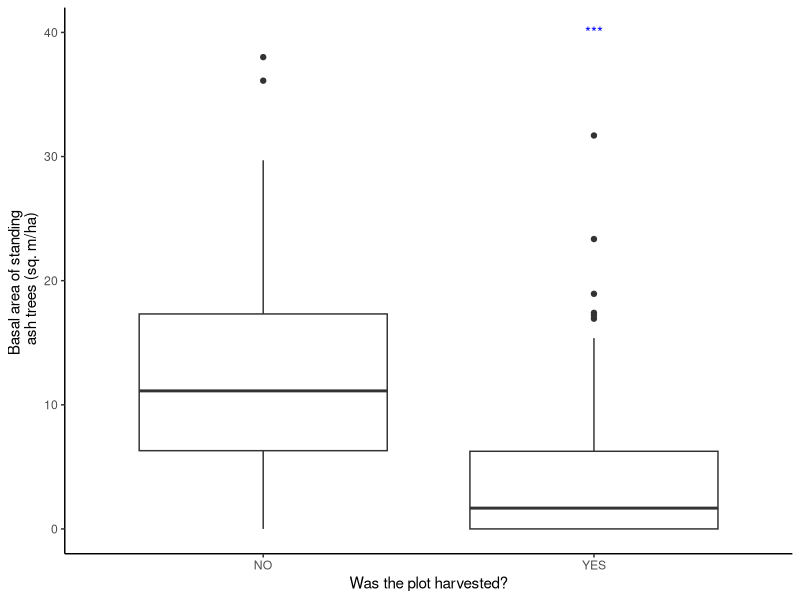
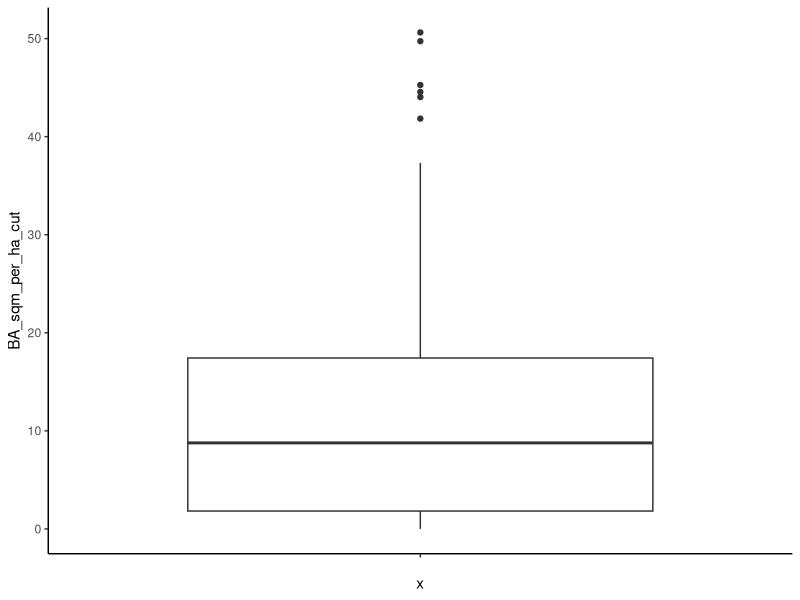
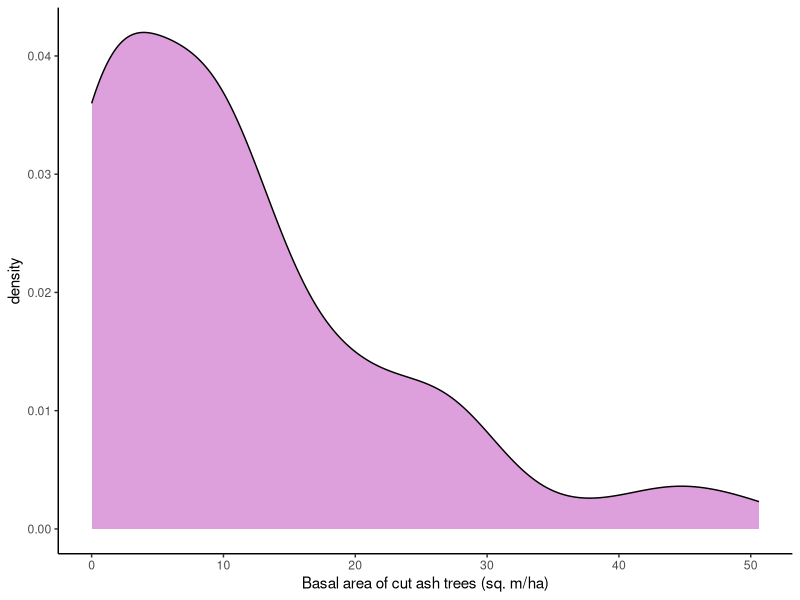
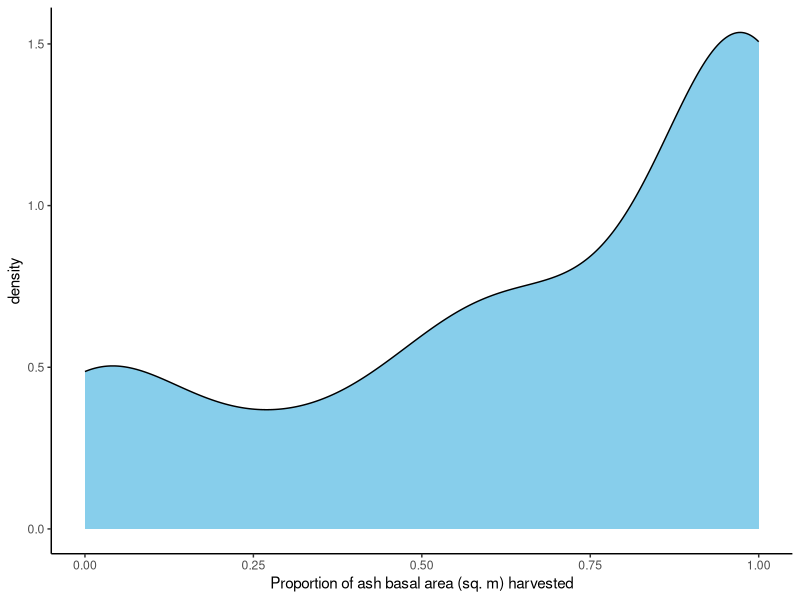
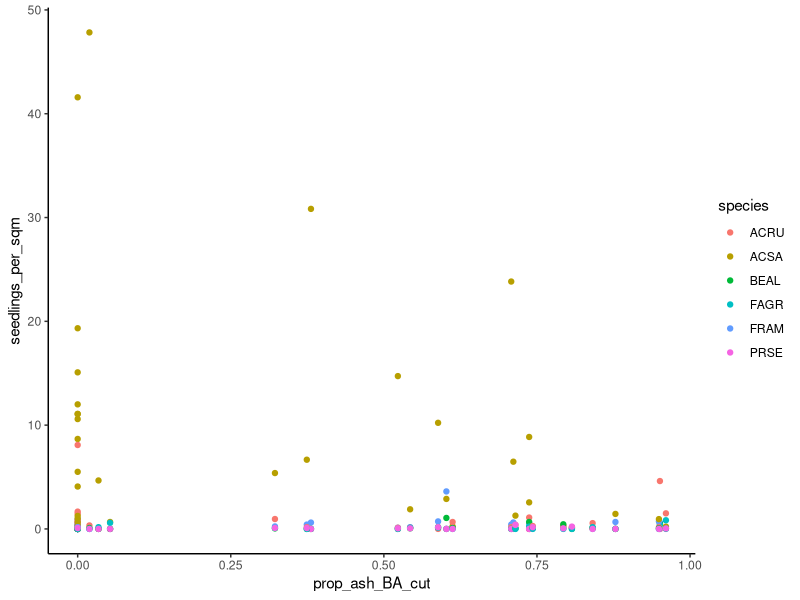
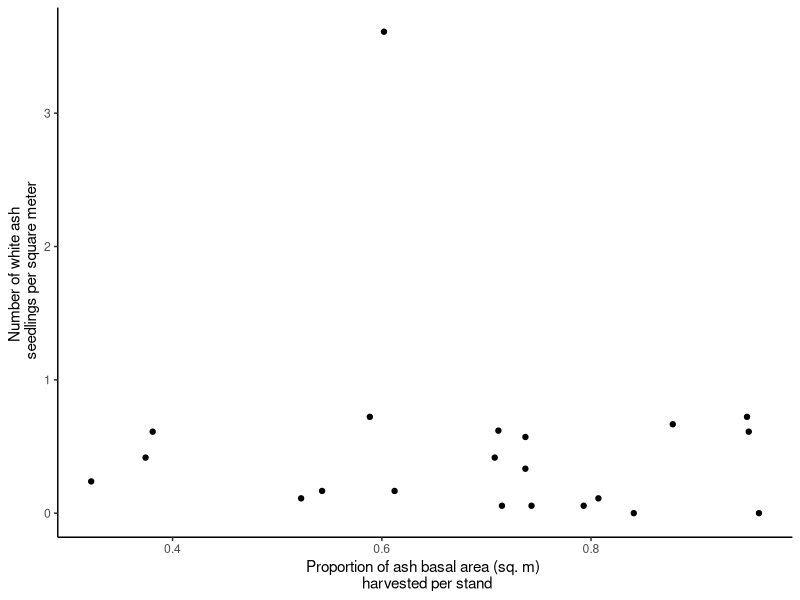
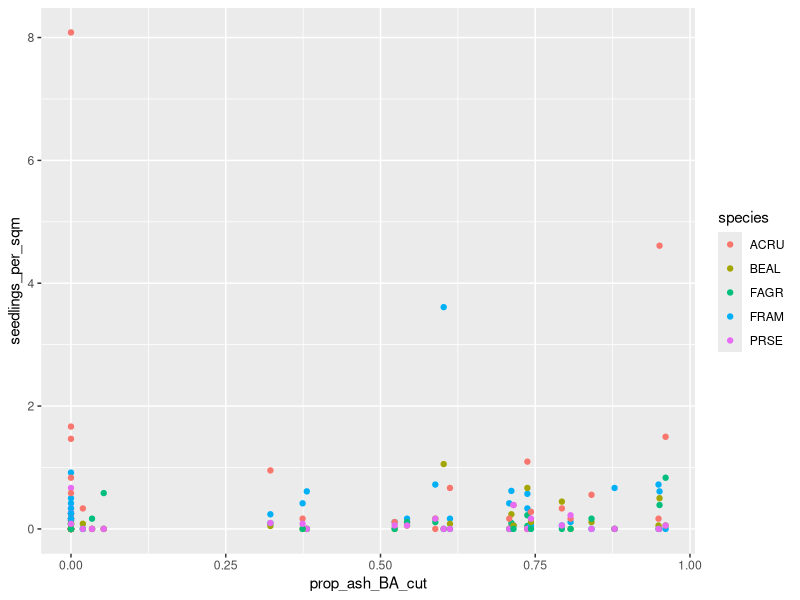
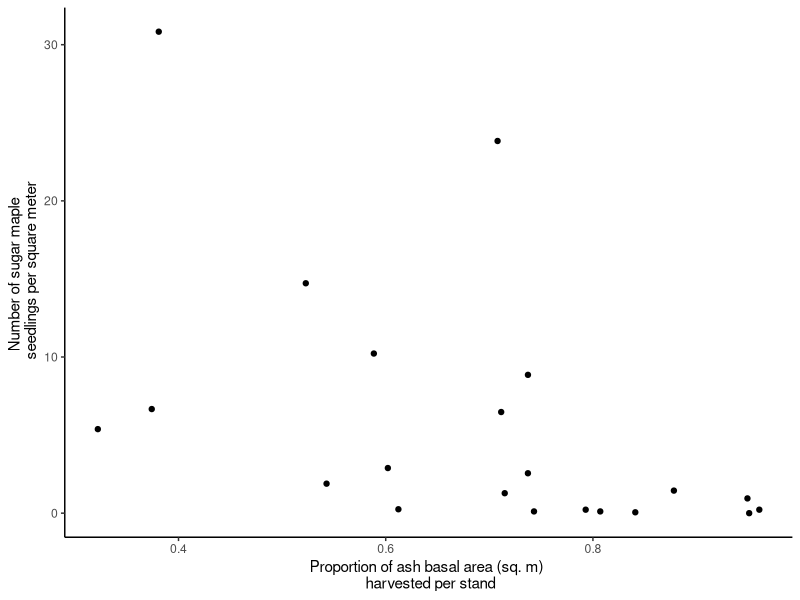

These charts were generated, in order, by the following R code:
# --------------------------------------------------
# Figures for research symposium presentation!
# 11 Nov 2020
# HH
# --------------------------------------------------
#

# first things first: load in the data, etc etc -------------------------------

stand_info <- read.csv("STAND_INFO_EAB_project_2020_cleaned_data.csv")
plot_info <- read.csv("PLOT_INFO_EAB_project_2020_cleaned_data.csv")
seedling_data <- read.csv("SEEDLINGS_EAB_project_2020_cleaned_data.csv")
overstory_data <- read.csv("TREES_EAB_project_2020_cleaned_data.csv")
small_sapling_data <- read.csv("SAPLINGS_SMALL_EAB_project_2020_cleaned_data.csv")
large_sapling_data <- read.csv("SAPLINGS_LARGE_EAB_project_2020_cleaned_data.csv")


library(tibble)
library(ggplot2)
library(patchwork)

#changing name of plot_ID column since it had some weird characters in it
names(seedling_data)[1] <- "plot_ID"
names(small_sapling_data)[1] <- "plot_ID"
names(large_sapling_data)[1] <- "plot_ID"
names(plot_info)[1] <- "plot_ID"
names(overstory_data)[1] <- "plot_ID"
#ditto for the first column, "Property" in stand_info
names(stand_info)[1]<- "Property"

#for first figure: looking @ range of ash BA cut

overstory_plus <- merge(x=overstory_data,y=plot_info,by="plot_ID")

#IN THE BELOW MODEL, I'm gonna convert things to use METRIC, not imperial, units!

overstory_plus$ASH_stump_DBH <- rep(NA)
overstory_plus$BA_sqm <- rep(NA)

#calculating BA for live trees & stumps using standard conversion from DBH to BA
#overstory_plus$BA_sqft <- overstory_plus$DBH_cm*overstory_plus$DBH_cm*0.005454

#BUT SINCE WE WANNA DO IT USING METRIC UNITS:
#RIGHT NOW THIS IS ONLY DOING IT CORRECTLY FOR LIVE TREES, NOT USING THE CORRECT DATA FOR STUMPS!!
overstory_plus$BA_sqm <- overstory_plus$DBH_cm*overstory_plus$DBH_cm*pi/40000

#only calculating the stump DBH w/ these constants for ash
for(i in nrow(overstory_plus)){
  if(overstory_plus$species[i]=="FRAM"){
    overstory_plus$ASH_stump_DBH[i] <- 
      (overstory_plus$DBH_cm[i]*((1.3716/overstory_plus$height_m[i])^-0.1074) +
         0.0685*(1.3716-overstory_plus$height_m[i]) + 0)
    # and then converting that to BA, for ASH stumps only
    overstory_plus$BA_sqm[i] <- 
      overstory_plus$ASH_stump_DBH[i]*overstory_plus$ASH_stump_DBH[i]*pi/40000 
  }
  
  ash_cut <- data.frame("plot_ID" = plot_info$plot_ID, 
                        "stand_ID" = plot_info$Stand_name,
                        "harvest_status" = plot_info$harvest_status, 
                        "gap_status" = plot_info$gap_status, 
                        "live_ash_sum"=rep(0), #starting @ zero so they can be added to
                        "cut_ash_sum"=rep(0) #ditto

  )
  
  for (i in 1:nrow(overstory_plus)){ #iterating thru each tree/stump/snag in all plots
    
    #basically, adding the BA of each live ash tree in a plot to the sum value
    if(overstory_plus$species[i]=="FRAM"){
      if(overstory_plus$status[i]=="live"){
        ash_cut$live_ash_sum[ash_cut$plot_ID==overstory_plus$plot_ID[i]] <- 
          ash_cut$live_ash_sum[ash_cut$plot_ID==overstory_plus$plot_ID[i]] +
          overstory_plus$BA_sqm[i]
        #using BA calculated from DBH calculated w/ the formula I used above!
      } else if(overstory_plus$status[i]=="stump") {
        ash_cut$cut_ash_sum[ash_cut$plot_ID==overstory_plus$plot_ID[i]] <- 
          ash_cut$cut_ash_sum[ash_cut$plot_ID==overstory_plus$plot_ID[i]] +
          overstory_plus$BA_sqm[i]
      }
    }
    
  }
}

#adding proportion of ash BA cut:
ash_cut$prop_BA_cut <- ash_cut$cut_ash_sum /
  (ash_cut$live_ash_sum+ash_cut$cut_ash_sum)

#adding a column for BA in sq meters PER HECTARE
ash_cut$BA_sqm_per_ha_live <- ash_cut$live_ash_sum/0.0401149965937
ash_cut$BA_sqm_per_ha_cut <- ash_cut$cut_ash_sum/0.0401149965937


# now creating FIRST BOXPLOT: live ash BA in harvested vs. unharvested plots -------------------------------

p <- ggplot(ash_cut, aes(x=harvest_status, y=BA_sqm_per_ha_live)) +
      geom_boxplot() + 
  theme_classic() +
  labs(x="Was the plot harvested?", y="Basal area of standing \n ash trees (sq. m/ha)") +
  annotate(geom="text", x=2, y=40, label="***", color="blue")
  
print(p)

#need to do a t-test to confirm this dif is signif......

t.test(ash_cut$BA_sqm_per_ha_live~ash_cut$harvest_status)
#we good! very significant (p<0.0001)

# now creating SECOND BOXPLOT: range of cut ash BA in all harvested sites -------------------------------

p1 <- ggplot(ash_cut[ash_cut$harvest_status=="YES",], 
             aes(x="", y=BA_sqm_per_ha_cut)) +
      geom_boxplot() +
      theme_classic()
print(p1)

#doing it as a density plot, still in units of sq m per ha
p2 <- ggplot(ash_cut[ash_cut$harvest_status=="YES",], 
             aes(x=BA_sqm_per_ha_cut)) +
  geom_density(fill="plum") +
  theme_classic() + 
  labs(x="Basal area of cut ash trees (sq. m/ha)", y="density")
print(p2)

#now doing it as a density plot by proportion of ash cut
p3 <- ggplot(ash_cut[ash_cut$harvest_status=="YES",], 
             aes(x=prop_BA_cut)) +
  geom_density(fill="sky blue") +
  theme_classic() + 
  labs(x="Proportion of ash basal area (sq. m) harvested", y="density")
print(p3)


# going into the SEEDLING data!!! -------------------------------

seedlings_plus <- merge(x=seedling_data,y=plot_info,by="plot_ID")

#finding out which seedlings showed up in the MOST plots:
how_many_seedlings = data.frame("species"=unique(seedlings_plus$species), 
                                "num_plots_present"=rep(0))
for(i in 1:nrow(how_many_seedlings)){
  how_many_seedlings$num_plots_present[i] <-
    sum(seedlings_plus$species==how_many_seedlings$species[i])
}
#now see which are present in the most plots
how_many_seedlings[order(how_many_seedlings$num_plots_present),]

#choosing the top 8 regenerating sp in terms of how many plots they're present in.
#BUT excluding Rubus and Striped Maple since they aren't overstory species!
#so really, the top 6 overstory sp represented in # plots w/ regeneration.
some_seedlings <- data.frame("plot_ID" = plot_info$plot_ID, 
                            "stand_ID" = plot_info$Stand_name,
                            "harvest_status" = plot_info$harvest_status, 
                            "gap_status" = plot_info$gap_status, 
                            "ash_seedling_sum"=rep(0), #starting @ zero so they can be added to
                            "sugar_maple_seedling_sum"=rep(0),
                            "red_maple_seedling_sum"=rep(0),
                            "yellow_birch_seedling_sum"=rep(0),
                            "beech_seedling_sum"=rep(0),
                            "black_cherry_seedling_sum"=rep(0)
                            )

#creating a vector of the 6 species we're looking at for use in the loop...
seedlings_vec <- c("FRAM", "ACSA", "ACRU", "BEAL", "FAGR", "PRSE")
names(some_seedlings)

#for loop to sum up all the seedlings of these species, per plot...
for(i in 1:nrow(seedlings_plus)){ #iterating thru each seedling!
  for (j in 1:length(seedlings_vec)){ # 'j' will refer to each species separately!
    if(seedlings_plus$species[i]==seedlings_vec[j]){
    some_seedlings[seedlings_plus$plot_ID[i]==some_seedlings$plot_ID,4+j] <- #referring to correct column!
      some_seedlings[seedlings_plus$plot_ID[i]==some_seedlings$plot_ID,4+j] +
      seedlings_plus$tally[i]
  }
  }
}

#glimpse(some_seedlings)

# STAND-LEVEL DATA -------------------------------

#creating the stand-level HARVEST data:
#do the same thing for cut/live ash by STAND
ash_cut_stand <- data.frame("stand_ID" = stand_info$Stand_name, 
                            # making harvest status a binary variable of cut vs. not (not implicating "to be cut")
                            "harvest_status" = ifelse(stand_info$Harvest_status=="cut",TRUE,FALSE) ,
                            "live_ash_sum"=rep(0), #starting @ zero so they can be added to
                            "cut_ash_sum"=rep(0) #ditto
                            #,"any_live_ash"=rep("NA"), #but adding a separate var to tell
                            #"any_cut_ash"=rep("NA") #whether it actually went thru /was counted
)

#for loop to sum up harvested BA by stand...
for(i in 1:nrow(ash_cut)){ #iterating thru each PLOT!
  ash_cut_stand$live_ash_sum[ash_cut$stand_ID[i]==ash_cut_stand$stand_ID] <-
    ash_cut_stand$live_ash_sum[ash_cut$stand_ID[i]==ash_cut_stand$stand_ID] +
    ash_cut$live_ash_sum[i] #adding total BA per plot......
  ash_cut_stand$cut_ash_sum[ash_cut$stand_ID[i]==ash_cut_stand$stand_ID] <-
    ash_cut_stand$cut_ash_sum[ash_cut$stand_ID[i]==ash_cut_stand$stand_ID] +
    ash_cut$cut_ash_sum[i]
}

#adding proportion of ash BA cut:
ash_cut_stand$prop_BA_cut <- ash_cut_stand$cut_ash_sum /
  (ash_cut_stand$live_ash_sum+ash_cut_stand$cut_ash_sum)

#now need to transform to per-stand #s.
some_seedlings_stand <- data.frame("stand_ID" = rep(stand_info$Stand_name, each=6),
                                   #repeating 6 times so there's one line per stand per species
                                   # making harvest status a binary variable of cut vs. not (not implicating "to be cut")
                                   "harvest_status" = rep(ifelse(stand_info$Harvest_status=="cut",TRUE,FALSE), each=6) ,
                                   "num_plots" = rep(stand_info$num_plots, each=6),
                                   "species" = rep(seedlings_vec, times=nrow(stand_info)),
                                   "stand_sum" = rep(0),
                                   "prop_ash_BA_cut" = rep(ash_cut_stand$prop_BA_cut, each=6)
)

#It worked!
#glimpse(some_seedlings_stand)

#for loop to sum up all these seedlings per stand...
for(i in 1:nrow(some_seedlings)){ #iterating thru each PLOT!
  for (j in 1:length(seedlings_vec)){
    some_seedlings_stand$stand_sum[
      some_seedlings_stand$species==seedlings_vec[j] & 
        some_seedlings_stand$stand_ID==some_seedlings$stand_ID[i]] <-
      some_seedlings_stand$stand_sum[
        some_seedlings_stand$species==seedlings_vec[j] & 
          some_seedlings_stand$stand_ID==some_seedlings$stand_ID[i]] + 
      some_seedlings[i,4+j]
  }
}

#DIVIDING the count by (# plots * 3) [# subplots per plot]
#to get count per meter-squared!!
some_seedlings_stand$seedlings_per_sqm <- some_seedlings_stand$stand_sum / 
  (some_seedlings_stand$num_plots*3)

#checking to see if it worked...
glimpse(some_seedlings_stand)

#AHEM: now EXCLUDING one stand b/c it was just too WEIRD
sdlg_stand_most <- some_seedlings_stand[some_seedlings_stand$stand_ID!="Shaker State Forest",]

# now creating THIRD SLIDE: seedlings x ash harvest intensity -------------------------------

#using the dataframe EXCLUDING shaker state forest since there was NO ASH CUT there apparently!
p4 <- ggplot(data=sdlg_stand_most, aes(x=prop_ash_BA_cut, y=seedlings_per_sqm)) +
      geom_point(aes(col=species)) + theme_classic()
print(p4)
#this one w/ all seedling species together DOESN'T really work b/c ACSA has so many
#more than any other species!

#so instead, let's do it separately by species....
#and for these scatterplots, look ONLY @ harvested sites (can incorporate unharv ones in a boxplot instead)
p5 <- ggplot(data=sdlg_stand_most[sdlg_stand_most$species=="FRAM" & 
                                         sdlg_stand_most$harvest_status==TRUE,], 
             aes(x=prop_ash_BA_cut, y=seedlings_per_sqm)) +
      geom_point() + theme_classic() +
  labs (x="Proportion of ash basal area (sq. m) \n harvested per stand",
        y= "Number of white ash \n seedlings per square meter")
print(p5)

#out of curiosity, let's look at everything BUT sugar maple...
p6 <- ggplot(data=sdlg_stand_most[sdlg_stand_most$species!="ACSA",], 
             aes(x=prop_ash_BA_cut, y=seedlings_per_sqm)) +
  geom_point(aes(col=species))
print(p6)

#OK, now onto the other species!
p7 <- ggplot(data=sdlg_stand_most[sdlg_stand_most$species=="ACSA" & 
                                         sdlg_stand_most$harvest_status==TRUE,], 
             aes(x=prop_ash_BA_cut, y=seedlings_per_sqm)) +
  geom_point() + theme_classic() + 
  labs (x="Proportion of ash basal area (sq. m) \n harvested per stand",
        y= "Number of sugar maple \n seedlings per square meter")
print(p7)

p8 <- ggplot(data=sdlg_stand_most[sdlg_stand_most$species=="ACRU" & 
                                    sdlg_stand_most$harvest_status==TRUE,], 
             aes(x=prop_ash_BA_cut, y=seedlings_per_sqm)) +
  geom_point() + theme_classic() + 
  labs (x="Proportion of ash basal area (sq. m) \n harvested per stand",
        y= "Number of red maple \n seedlings per square meter")
print(p8)

p9 <- ggplot(data=sdlg_stand_most[sdlg_stand_most$species=="BEAL" & 
                                    sdlg_stand_most$harvest_status==TRUE,], 
             aes(x=prop_ash_BA_cut, y=seedlings_per_sqm)) +
  geom_point() + theme_classic() + 
  labs (x="Proportion of ash basal area (sq. m) \n harvested per stand",
        y= "Number of yellow birch \n seedlings per square meter")
print(p9)

p10 <- ggplot(data=sdlg_stand_most[sdlg_stand_most$species=="FAGR" & 
                                    sdlg_stand_most$harvest_status==TRUE,], 
             aes(x=prop_ash_BA_cut, y=seedlings_per_sqm)) +
  geom_point() + theme_classic() + 
  labs (x="Proportion of ash basal area (sq. m) \n harvested per stand",
        y= "Number of American beech \n seedlings per square meter")
print(p10)

p11 <- ggplot(data=sdlg_stand_most[sdlg_stand_most$species=="PRSE" & 
                                    sdlg_stand_most$harvest_status==TRUE,], 
             aes(x=prop_ash_BA_cut, y=seedlings_per_sqm)) +
  geom_point() + theme_classic() + 
  labs (x="Proportion of ash basal area (sq. m) \n harvested per stand",
        y= "Number of black cherry \n seedlings per square meter")
print(p11)

#patchwork it all together!!
(p5 | p7 | p8) / (p9 | p10 | p11)
#NEED TO FIX THE LABELS

### DENSITY PLOTS ###

#also going to try a density plot looking @ seedlings in harvested vs. unharvested plots...
p100 <- ggplot(data=sdlg_stand_most[sdlg_stand_most$species=="ACSA",], 
             aes(x=stand_sum, alpha=0.6)) +
  geom_density(aes(fill=harvest_status)) + theme_classic() #+ 
 # labs (x="Proportion of ash basal area (sq. m) harvested",
 #      y= "Number of sugar maple \n seedlings per stand")
print(p100)


#11TH HOUR (MORE LIKE SECOND HOUR) THOUGHT: DO I NEED TO CALCULATE SEEDLINGS 
#AS AN AVG PER METER-SQUARED INSTEAD OF JUST THE RAW #?
#PROBABLY!!
#Can solve this by adding a column to the seedlings dataframe dividing the # of seedlings
#by the number of plots/subplots w/in that stand!
#glimpse(stand_info)
#I'm going back up into the code to build this into the dataframe!
#UPDATE: I did it. :/